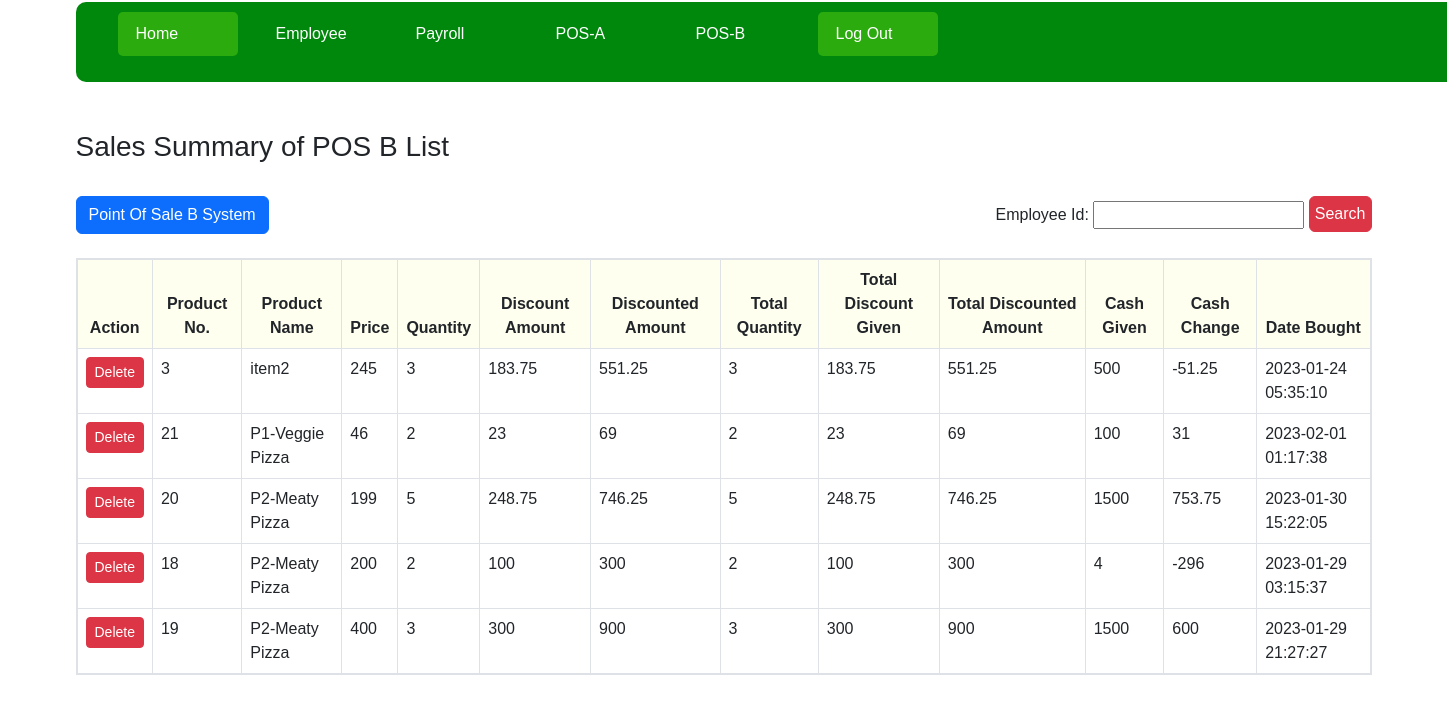
The app's page /Webpages_overall/Webpages_listview/POS-B_listview.php with its own data.
### tables this page shows
CREATE TABLE `pointofsale_B` (
  `product_id` int(11) NOT NULL,
  `product_name` varchar(100) NOT NULL,
  `price` varchar(100) NOT NULL,
  `quantity` varchar(100) NOT NULL,
  `discount_amount` varchar(50) NOT NULL,
  `discounted_amount` varchar(50) NOT NULL,
  `total_quantity` varchar(50) NOT NULL,
  `total_disc_given` varchar(100) NOT NULL,
  `total_disc_amount` varchar(100) NOT NULL,
  `cash_given` varchar(200) NOT NULL,
  `cash_change` varchar(20) NOT NULL,
  `date_bought` datetime NOT NULL DEFAULT CURRENT_TIMESTAMP
);

### Webpages_overall/Webpages_listview/POS-B_listview.php (the view, shortened to what this page needs)
<!DOCTYPE html>
<html lang="en">
	<head>
		<link rel="stylesheet" href="https://cdn.jsdelivr.net/npm/bootstrap@5.2.3/dist/css/bootstrap.min.css">
		<link rel="stylesheet" href="https://cdn.jsdelivr.net/npm/bootstrap@5.2.3/dist/css/bootstrap.min.css">
		<link rel="stylesheet" href="https://cdn.jsdelivr.net/npm/bootstrap@4.6.2/dist/js/bootstrap.min.js">
		<link rel="stylesheet" href="/Webpages_overall/list_panel.css">
	</head>
	<body>
	<div class="container">
	<div class="menu-bar">
    <ul>
      <li class="active"><i class='bx bx-home-smile'></i><a href="#">Home</a></li>
      <li><i class='bx bx-list-check'></i><a href="#">Employee</a>
      </li>
      <li><i class='bx bx-money-withdraw'></i><a href="#">Payroll</a>
      </li>
      <li><i class='bx bx-calculator'></i><a href="#">POS-A</a>
      </li>
      <li><i class='bx bx-calculator'></i><a href="#">POS-B</a>
      </li>
      <li class="active"><i class='bx bx-log-out'></i><a href="#">Log Out</a></li>
    </ul>
  </div>
			<br><br><h3>Sales Summary of POS B List</h3><br>
			<form id="POS-A_listview" action="POS-A_listview.php" method="POST">
		    <div style="float:right;">
		    <span style="margin-top:5px">Employee Id:</span>
		    <input type="text" style="margin-top:5px;" id="register_id" name="register_id">
		    <button id="search" type="submit" name="search_btn" class="btn btn-danger" style="padding:5px; margin-bottom:5px;">Search</button>
		</div>
			<a class="btn btn-primary" href="/Webpages_overall/Webpages_view/POS-B_pages.php" role="button">Point Of Sale B System </a>
			<br><br>
			<table class="table table-bordered table-hover">
				<thead>
					<tr>
						<th>Action</th>
						<th>Product No.</th>
						<th>Product Name</th>
						<th>Price</th>
						<th>Quantity</th>
						<th>Discount Amount</th>
						<th>Discounted Amount</th>
						<th>Total Quantity</th>
						<th>Total Discount Given</th>
						<th>Total Discounted Amount</th>
						<th>Cash Given</th>
						<th>Cash Change</th>
						<th>Date Bought</th>
					</tr>
				</thead>
				<tbody>
					<?php
						$servername="localhost";
						$username="root";
						$password="";
						$database="webpages_database";
						$connection = new mysqli($servername, $username, $password, $database);
						$sql="SELECT * FROM pointofsale_B";
						$result = $connection->query($sql);
					if($result->num_rows >  0){
						while($row = $result->fetch_assoc()){
							echo "
							<tr>
								<td>
									<a class='btn btn-danger btn-sm' href='/Webpages_overall/Controller/Buttons/POS_B/delete.php?product_id=$row[product_id]'>Delete</a>
								</td>
								<td>$row[product_id]</td>
								<td>$row[product_name]</td>
								<td>$row[price]</td>
								<td>$row[quantity]</td>
								<td>$row[discount_amount]</td>
								<td>$row[discounted_amount]</td>
								<td>$row[total_quantity]</td>
								<td>$row[total_disc_given]</td>
								<td>$row[total_disc_amount]</td>
								<td>$row[cash_given]</td>
								<td>$row[cash_change]</td>
								<td>$row[date_bought]</td>
							</tr>
							";
						}
						echo "</table>";
					}
					?>
		</form>
		</div>
	</body>
</html>

### Webpages_overall/list_panel.css (style rules this page uses)
* { padding: 0; margin: 0; box-sizing: border-box; }
body { font-family: Sans-Serif; }
.menu-bar { background: #00880c; border-radius: 10px; width: 125%; }
.menu-bar ul { display: inline-flex; list-style: none; color: #fff; }
.menu-bar ul li { width: 120px; margin: 10px; padding: 10px; align-items: center; }
.menu-bar ul li a { text-decoration: none; color: #fff; text-align: center; }
.active, .menu-bar ul li:hover { background: #2bab0d; border-radius: 5px; }

### Webpages_overall/Webpages_listview/POS-B_listview.php (style rules this page uses)
body { background:#fff; padding:2px; display:flex; justify-content: center; align-items: center; }
.container { justify-content: center; align-items: center; }
table thead { background:#feffeeff; text-align:center; }
table thead tr th { color:solid black; text-align:center; align-items:center; padding:50px; justify-content: center; }
table { border: 2PX solid black; border-radius: 2px ; background-color: white; }

### records on screen
pointofsale_b: product_id "3", product_name "item2", price "245", quantity "3", discount_amount "183.75", discounted_amount "551.25", total_quantity "3", total_disc_given "183.75", total_disc_amount "551.25", cash_given "500", cash_change "-51.25", date_bought "2023-01-24 05:35:10"
pointofsale_b: product_id "21", product_name "P1-Veggie Pizza", price "46", quantity "2", discount_amount "23", discounted_amount "69", total_quantity "2", total_disc_given "23", total_disc_amount "69", cash_given "100", cash_change "31", date_bought "2023-02-01 01:17:38"
pointofsale_b: product_id "20", product_name "P2-Meaty Pizza", price "199", quantity "5", discount_amount "248.75", discounted_amount "746.25", total_quantity "5", total_disc_given "248.75", total_disc_amount "746.25", cash_given "1500", cash_change "753.75", date_bought "2023-01-30 15:22:05"
pointofsale_b: product_id "18", product_name "P2-Meaty Pizza", price "200", quantity "2", discount_amount "100", discounted_amount "300", total_quantity "2", total_disc_given "100", total_disc_amount "300", cash_given "4", cash_change "-296", date_bought "2023-01-29 03:15:37"
pointofsale_b: product_id "19", product_name "P2-Meaty Pizza", price "400", quantity "3", discount_amount "300", discounted_amount "900", total_quantity "3", total_disc_given "300", total_disc_amount "900", cash_given "1500", cash_change "600", date_bought "2023-01-29 21:27:27"
